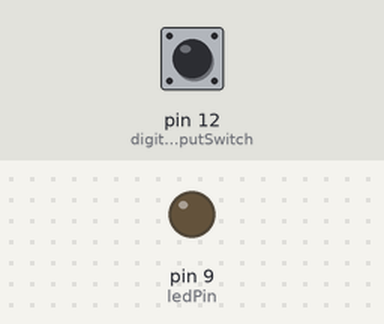
A sketch run on a simulated Arduino Uno, built with avr-gcc and run on an emulated ATmega328P. Shown: output pins drawn as LEDs (lit = HIGH). The test bench sets the inputs (shaded band); at power-on: pin 12 (digitalInputSwitch) LOW.

Above: at 1.2 s.
1.3 s: pin 12 (digitalInputSwitch) pulled HIGH for 0.15 s
At 1.77 s:
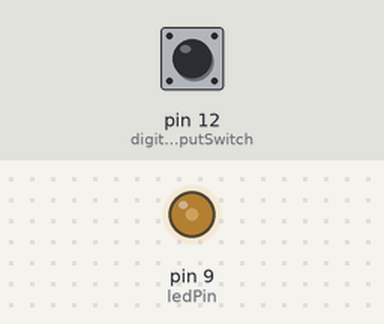
At 2.37 s:
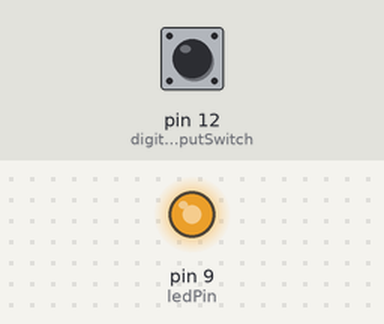
Timing chart, 0 to 4.3 s (numbered marks = the images above; inputs shaded):
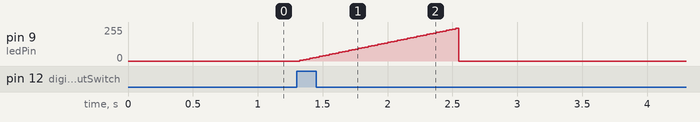

Measured:
- after the input at 1.3 s, pin 9 (ledPin): rises from 0/255 to 245/255 in 1.2 s, then falls to 0/255 in 0.03 s

The sketch:

analogwrite.ino
```cpp
// Analog write
// making the LED go on a wave using a for loop

// we use designated pins indicated by variables.

int ledPin = 9;
int digitalInputSwitch = 12;

void setup() {
  pinMode(ledPin, OUTPUT);
  pinMode(digitalInputSwitch, INPUT);
}

void loop() {
  if(digitalRead(digitalInputSwitch) == HIGH) {
    for(int i = 0; i < 250; i+= 5) {
      analogWrite(ledPin, i);
      delay(25); // need to wait to see the effect
    }
  } else {
    analogWrite(ledPin,0);
  }

}
```
